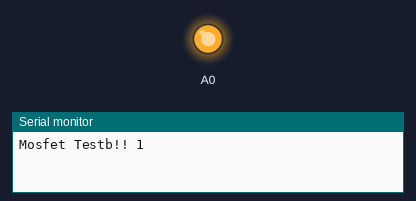
Recording of a sketch running on a simulated Arduino Nano, built with avr-gcc and run on an emulated ATmega328P. On the bench: output pins drawn as LEDs (lit = HIGH), the last lines printed to the serial monitor.

Above: at 1.2 s.
At 3.7 s:
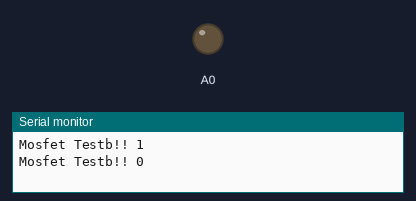
Timing chart, 0 to 6.5 s (numbered marks = the images above):
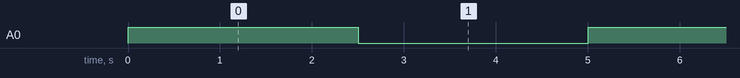

Measured:
- by itself, A0: alternates HIGH for 2.5 s and LOW for 2.5 s

The sketch:

14_mosfet_test.ino
```cpp
void setup() {
    Serial.begin(9600);
    pinMode(A0, OUTPUT);
}

int state = 0;


void loop() {
    state = !state;
    digitalWrite(A0, state);
    Serial.print("Mosfet Testb!! ");
    Serial.print(state);
    Serial.println();
    delay(2500);


}
```
